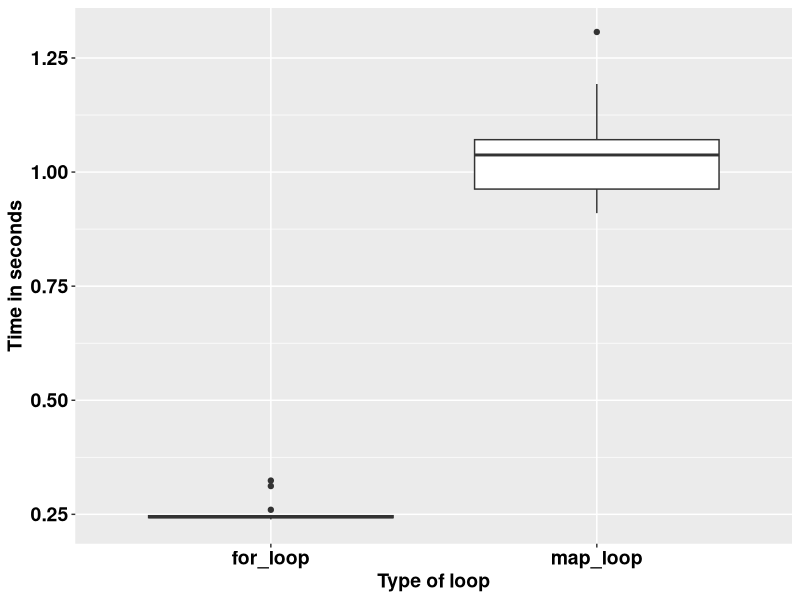

This figure's R source:
## ---- chunk 1
knitr::opts_chunk$set(echo = TRUE)
## ---- chunk 2
square <- function(a) a**2
square(3)
## ---- chunk 3
square <- function(b){ # Create the function name, called square
  b**2
}
square(3)
## ---- chunk 4
square <- function(c){ 
  product <- c**2
  return(product)
}
square(3)
## ---- chunk 5
square <- function(d){
  product <- d**2
  print(product)
}
square(5)
## ---- chunk 6
square <- function(e){
  product <- e**2
  (product)
}
square(9)
## ---- chunk 7
square <- function(f){
  product <- f**2
  show(product)
}
square(9)
## ---- chunk 8
square_root <- function(b){
  product <- b^0.5 # The square root of a number is the number raised to power half
  return(product/2)
}
square_root(9)
## ---- chunk 9
square_root
## ---- chunk 10
square(-10:10)
## ---- chunk 11
square_root(c(-26, 1:15, 158))
## ---- chunk 12
m <- list(12, 18, 345)
square_root(m[[2]])
## ---- chunk 13
rescale <- function(x){
  m <- mean(x)
  s <- sd(x)
  (x - m) / s
}
rescale(c(-52, 58, 46, 99))
## ---- chunk 14
rescale <- function(x, only_translate){
  m <- mean(x)
  translated <- x - m
  if (only_translate) return(translated)
  s <- sd(x)
  translated / s
}

rescale(x = 1:6, only_translate = TRUE)
## ---- chunk 15
rescale <- function(x, only_translate){
  m <- mean(x)
  translated <- x - m
  if (only_translate) return(translated)
  s <- sd(x)
  translated / s
}

rescale(x = 1:4, only_translate = FALSE)
## ---- chunk 16
rescale(only_translate = TRUE, x = 1:4)
## ---- chunk 17
rescale(x = 1:4, TRUE)
rescale(TRUE, x = 1:4)
rescale(1:4, only_translate = T)
rescale(only_translate = T, 1:4)
## ---- chunk 18
rescale(1:4, o = T)
rescale(o = T, 1:4)
## ---- chunk 19
rescale <- function(x, only_translate = FALSE){
  m <- mean(x)
  translated <- x - m
  if(only_translate) return(translated)
  s <- sd(x)
  translated / s
}
## ---- chunk 20
rescale(1:4) # This runs with only_translate being taken as FALSE by default.
## ---- chunk 21
rescale <- function(x, ...){
  m <- mean(x, ...)
  s <- sd(x, ...)
  (x - m) / s
}

rescale(1:4) # 
## ---- chunk 22
x <- c(NA, 1:3)
rescale(x)
## ---- chunk 23
x <- c(NA, 1:3)
rescale(x, na.rm = TRUE)
## ---- chunk 24
some_function <- function(x) x
other_function <- function(x, ...) x
# some_function(1:4, foo = "bar") # This does not run because there was no allowance.
other_function(1:4, foo = "bar")

## ---- chunk 25
f <- function(...) list(...)
g <- function(x, y, ...) f(...)
g(x = 1, y = 2, z = 3, w = 4)
## ---- chunk 26
compare_rasters <- function(x) {
  if (sum(x > 0.5, na.rm = TRUE) > 7) {
    return(1)
  } else {
    return(0)
  }
  
}
## ---- chunk 27
library(tidyverse)
volumes <- rnorm(1000000)

for_loop <- vector()

for (k in 1:20) {
  for_loop[k] <- system.time(for (i in 1:length(volumes)) {
    2.3 * volumes[i] ^ 9
  })
}

map_loop <- vector()
for (j in 1:20) {
  map_loop[j] <- system.time(map_vec(volumes, \(x) 2.3 * x ^ 9))
}
## ---- chunk 28
data.frame(for_loop = for_loop, map_loop = map_loop) %>% 
  gather(key = "key", value = "value") %>% 
  ggplot(aes(key, value)) +
  geom_boxplot() +
  labs(x = "Type of loop",
       y = "Time in seconds") +
  theme(text = element_text(size = 14, face = "bold", colour = "black")) +
  theme(axis.text = element_text(size = 14, face = "bold", colour = "black"))
## ---- chunk 29
library(stringr)
library(lubridate)

vec <- c("Today is 23rd St 2023")

# The task is to get the date information and make it a date object.

pattern <- "\\d{1,2}th \\[A-Za-z]+ \\d{4}"

date_object <- str_extract(vec, pattern)

date_object <- str_replace(date_object, "th", "")

date_object <- str_replace(date_object, "Sept", "9")

date_object <- dmy(date_object)

print(date_object)
